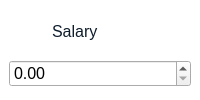
                       <widget class="QFrame" name="verticalFrame_3">
                        <property name="sizePolicy">
                         <sizepolicy hsizetype="Preferred" vsizetype="Fixed">
                          <horstretch>0</horstretch>
                          <verstretch>0</verstretch>
                         </sizepolicy>
                        </property>
                        <property name="styleSheet">
                         <string notr="true">QLabel{
	color: rgb(14, 28, 44);
	background-color: none;
}
QFrame{
background-color: rgb(255, 255, 255);
border-radius: 10px;
}
QLineEdit{
border: none;
background-color: rgb(255, 255, 255);
}</string>
                        </property>
                        <layout class="QVBoxLayout" name="verticalLayout_11">
                         <property name="leftMargin">
                          <number>9</number>
                         </property>
                         <property name="topMargin">
                          <number>9</number>
                         </property>
                         <property name="rightMargin">
                          <number>9</number>
                         </property>
                         <property name="bottomMargin">
                          <number>9</number>
                         </property>
                         <item>
                          <widget class="QFrame" name="frame">
                           <property name="sizePolicy">
                            <sizepolicy hsizetype="Preferred" vsizetype="Fixed">
                             <horstretch>0</horstretch>
                             <verstretch>0</verstretch>
                            </sizepolicy>
                           </property>
                           <layout class="QHBoxLayout" name="horizontalLayout_17">
                            <item>
                             <widget class="QLabel" name="label_17">
                              <property name="sizePolicy">
                               <sizepolicy hsizetype="Fixed" vsizetype="Fixed">
                                <horstretch>0</horstretch>
                                <verstretch>0</verstretch>
                               </sizepolicy>
                              </property>
                              <property name="maximumSize">
                               <size>
                                <width>28</width>
                                <height>28</height>
                               </size>
                              </property>
                              <property name="text">
                               <string/>
                              </property>
                              <property name="pixmap">
                               <pixmap resource="resources.qrc">:/resources/employee-icons/salary.svg</pixmap>
                              </property>
                              <property name="scaledContents">
                               <bool>true</bool>
                              </property>
                             </widget>
                            </item>
                            <item>
                             <widget class="QLabel" name="label_18">
                              <property name="font">
                               <font>
                                <pointsize>12</pointsize>
                               </font>
                              </property>
                              <property name="styleSheet">
                               <string notr="true">color: rgb(14, 28, 44);</string>
                              </property>
                              <property name="text">
                               <string>Salary</string>
                              </property>
                             </widget>
                            </item>
                           </layout>
                          </widget>
                         </item>
                         <item>
                          <widget class="QDoubleSpinBox" name="salary_doubleSpinBox">
                           <property name="font">
                            <font>
                             <pointsize>12</pointsize>
                            </font>
                           </property>
                           <property name="maximum">
                            <double>100000000000000009190283508143378238084034459715684532224.000000000000000</double>
                           </property>
                          </widget>
                         </item>
                        </layout>
                       </widget>
